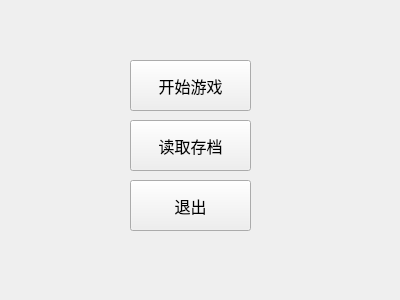
<?xml version="1.0" encoding="UTF-8"?>
<ui version="4.0">
 <class>StartMenu</class>
 <widget class="QWidget" name="StartMenu">
  <property name="geometry">
   <rect>
    <x>0</x>
    <y>0</y>
    <width>400</width>
    <height>300</height>
   </rect>
  </property>
  <property name="windowTitle">
   <string>MyGame</string>
  </property>
  <widget class="QPushButton" name="startgame">
   <property name="geometry">
    <rect>
     <x>130</x>
     <y>60</y>
     <width>121</width>
     <height>51</height>
    </rect>
   </property>
   <property name="font">
    <font>
     <family>微软雅黑</family>
     <pointsize>12</pointsize>
    </font>
   </property>
   <property name="text">
    <string>开始游戏</string>
   </property>
  </widget>
  <widget class="QPushButton" name="loadsaves">
   <property name="geometry">
    <rect>
     <x>130</x>
     <y>120</y>
     <width>121</width>
     <height>51</height>
    </rect>
   </property>
   <property name="font">
    <font>
     <family>微软雅黑</family>
     <pointsize>12</pointsize>
    </font>
   </property>
   <property name="text">
    <string>读取存档</string>
   </property>
  </widget>
  <widget class="QPushButton" name="exit">
   <property name="geometry">
    <rect>
     <x>130</x>
     <y>180</y>
     <width>121</width>
     <height>51</height>
    </rect>
   </property>
   <property name="font">
    <font>
     <family>微软雅黑</family>
     <pointsize>12</pointsize>
    </font>
   </property>
   <property name="text">
    <string>退出</string>
   </property>
  </widget>
 </widget>
 <resources/>
 <connections/>
</ui>
